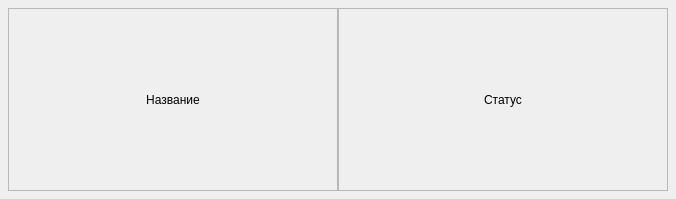
<?xml version="1.0" encoding="UTF-8"?>
<ui version="4.0">
 <class>Form</class>
 <widget class="QWidget" name="Form">
  <property name="geometry">
   <rect>
    <x>0</x>
    <y>0</y>
    <width>676</width>
    <height>199</height>
   </rect>
  </property>
  <property name="windowTitle">
   <string>Form</string>
  </property>
  <property name="styleSheet">
   <string notr="true">font: 14pt &quot;Roboto&quot;;</string>
  </property>
  <layout class="QHBoxLayout" name="horizontalLayout" stretch="1,1">
   <property name="spacing">
    <number>0</number>
   </property>
   <property name="leftMargin">
    <number>8</number>
   </property>
   <property name="topMargin">
    <number>8</number>
   </property>
   <property name="rightMargin">
    <number>8</number>
   </property>
   <property name="bottomMargin">
    <number>8</number>
   </property>
   <item>
    <widget class="QFrame" name="frame">
     <property name="frameShape">
      <enum>QFrame::StyledPanel</enum>
     </property>
     <property name="frameShadow">
      <enum>QFrame::Raised</enum>
     </property>
     <layout class="QVBoxLayout" name="verticalLayout">
      <item>
       <widget class="QLabel" name="lbl_name">
        <property name="text">
         <string>Название</string>
        </property>
        <property name="alignment">
         <set>Qt::AlignCenter</set>
        </property>
       </widget>
      </item>
     </layout>
    </widget>
   </item>
   <item>
    <widget class="QFrame" name="frame_2">
     <property name="frameShape">
      <enum>QFrame::StyledPanel</enum>
     </property>
     <property name="frameShadow">
      <enum>QFrame::Raised</enum>
     </property>
     <layout class="QVBoxLayout" name="verticalLayout_2">
      <item>
       <widget class="QLabel" name="lbl_status">
        <property name="text">
         <string>Статус</string>
        </property>
        <property name="alignment">
         <set>Qt::AlignCenter</set>
        </property>
       </widget>
      </item>
     </layout>
    </widget>
   </item>
  </layout>
 </widget>
 <resources/>
 <connections/>
</ui>
